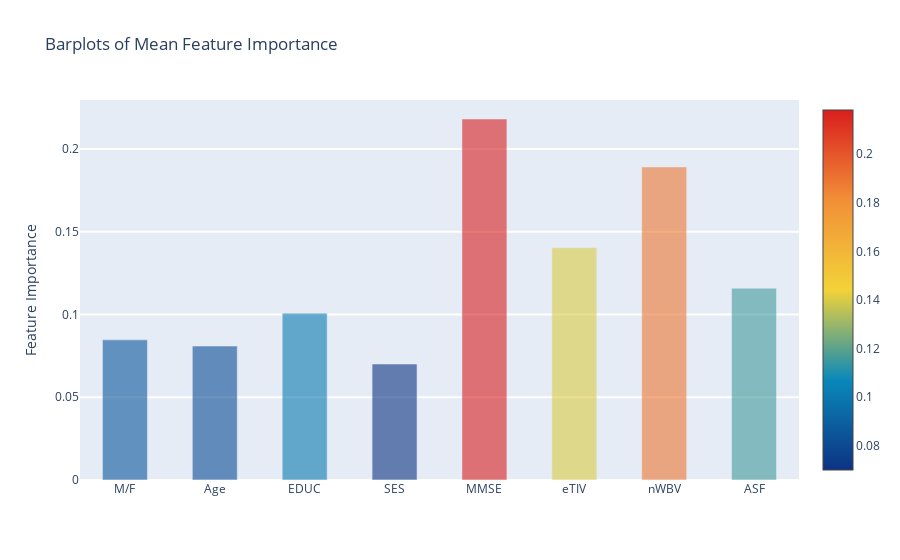

Notebook code cell kept with this figure:
### Code cell
y = feature_dataframe['mean'].values
x = feature_dataframe['features'].values
data = [go.Bar(
            x= x,
             y= y,
            width = 0.5,
            marker=dict(
               color = feature_dataframe['mean'].values,
            colorscale='Portland',
            showscale=True,
            reversescale = False
            ),
            opacity=0.6
        )]

layout= go.Layout(
    autosize= True,
    title= 'Barplots of Mean Feature Importance',
    hovermode= 'closest',
#     xaxis= dict(
#         title= 'Pop',
#         ticklen= 5,
#         zeroline= False,
#         gridwidth= 2,
#     ),
    yaxis=dict(
        title= 'Feature Importance',
        ticklen= 5,
        gridwidth= 2
    ),
    showlegend= False
)
fig = go.Figure(data=data, layout=layout)
py.iplot(fig, filename='bar-direct-labels')

### Figure 1 — Plotly figure (JSON) as saved in the notebook; plotly's stock layout.template omitted (floating-point values rounded to 4 significant figures)
{"data": [{"marker": {"color": [0.08468, 0.08093, 0.1008, 0.07006, 0.2181, 0.1404, 0.1891, 0.1159], "colorscale": [[0, "rgb(12,51,131)"], [0.25, "rgb(10,136,186)"], [0.5, "rgb(242,211,56)"], [0.75, "rgb(242,143,56)"], [1, "rgb(217,30,30)"]], "reversescale": false, "showscale": true}, "opacity": 0.6, "type": "bar", "width": 0.5, "x": ["M/F", "Age", "EDUC", "SES", "MMSE", "eTIV", "nWBV", "ASF"], "y": [0.08468, 0.08093, 0.1008, 0.07006, 0.2181, 0.1404, 0.1891, 0.1159]}], "layout": {"autosize": true, "hovermode": "closest", "showlegend": false, "title": {"text": "Barplots of Mean Feature Importance"}, "yaxis": {"gridwidth": 2, "ticklen": 5, "title": {"text": "Feature Importance"}}}}
